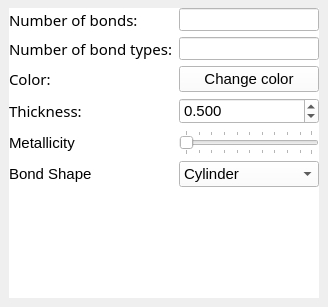
         <widget class="QWidget" name="bond_tab">
          <attribute name="title">
           <string>Bond</string>
          </attribute>
          <widget class="QWidget" name="widget_particleproperties_2" native="true">
           <property name="geometry">
            <rect>
             <x>9</x>
             <y>8</y>
             <width>310</width>
             <height>290</height>
            </rect>
           </property>
           <property name="minimumSize">
            <size>
             <width>0</width>
             <height>290</height>
            </size>
           </property>
           <property name="font">
            <font>
             <pointsize>10</pointsize>
            </font>
           </property>
           <property name="layoutDirection">
            <enum>Qt::LeftToRight</enum>
           </property>
           <property name="styleSheet">
            <string notr="true">background-color: rgb(255, 255, 255);
alternate-background-color: rgb(255, 255, 255);</string>
           </property>
           <layout class="QGridLayout" name="gridLayout_5">
            <item row="0" column="0" colspan="2">
             <widget class="QLabel" name="label_num_of_bonds">
              <property name="font">
               <font>
                <family>.SF NS Text</family>
                <pointsize>11</pointsize>
               </font>
              </property>
              <property name="text">
               <string>Number of bonds:</string>
              </property>
             </widget>
            </item>
            <item row="1" column="0" colspan="3">
             <widget class="QLabel" name="label_num_of_bondtypes">
              <property name="font">
               <font>
                <family>.SF NS Text</family>
                <pointsize>11</pointsize>
               </font>
              </property>
              <property name="text">
               <string>Number of bond types:</string>
              </property>
             </widget>
            </item>
            <item row="1" column="3">
             <widget class="QLineEdit" name="Edit_num_of_bonds_types">
              <property name="autoFillBackground">
               <bool>false</bool>
              </property>
              <property name="text">
               <string/>
              </property>
              <property name="dragEnabled">
               <bool>true</bool>
              </property>
              <property name="readOnly">
               <bool>true</bool>
              </property>
             </widget>
            </item>
            <item row="2" column="0">
             <widget class="QLabel" name="label_bondcolor">
              <property name="font">
               <font>
                <family>.SF NS Text</family>
                <pointsize>11</pointsize>
               </font>
              </property>
              <property name="text">
               <string>Color:</string>
              </property>
             </widget>
            </item>
            <item row="0" column="3">
             <widget class="QLineEdit" name="Edit_num_of_bonds">
              <property name="autoFillBackground">
               <bool>false</bool>
              </property>
              <property name="text">
               <string/>
              </property>
              <property name="dragEnabled">
               <bool>true</bool>
              </property>
              <property name="readOnly">
               <bool>true</bool>
              </property>
             </widget>
            </item>
            <item row="2" column="3">
             <widget class="QPushButton" name="Button_bondcolor">
              <property name="font">
               <font>
                <pointsize>11</pointsize>
                <weight>50</weight>
                <italic>false</italic>
                <bold>false</bold>
                <underline>false</underline>
                <kerning>true</kerning>
               </font>
              </property>
              <property name="text">
               <string>Change color</string>
              </property>
              <property name="autoRepeat">
               <bool>false</bool>
              </property>
             </widget>
            </item>
            <item row="3" column="0">
             <widget class="QLabel" name="label_thickness">
              <property name="font">
               <font>
                <family>.SF NS Text</family>
                <pointsize>11</pointsize>
               </font>
              </property>
              <property name="text">
               <string>Thickness:</string>
              </property>
             </widget>
            </item>
            <item row="5" column="0" colspan="2">
             <widget class="QLabel" name="Label_bondshape">
              <property name="font">
               <font>
                <pointsize>11</pointsize>
               </font>
              </property>
              <property name="text">
               <string>Bond Shape</string>
              </property>
             </widget>
            </item>
            <item row="3" column="3">
             <widget class="QDoubleSpinBox" name="SpinBox_bond_thickness">
              <property name="font">
               <font>
                <pointsize>11</pointsize>
               </font>
              </property>
              <property name="acceptDrops">
               <bool>true</bool>
              </property>
              <property name="correctionMode">
               <enum>QAbstractSpinBox::CorrectToPreviousValue</enum>
              </property>
              <property name="decimals">
               <number>3</number>
              </property>
              <property name="minimum">
               <double>0.010000000000000</double>
              </property>
              <property name="maximum">
               <double>2.000000000000000</double>
              </property>
              <property name="singleStep">
               <double>0.010000000000000</double>
              </property>
              <property name="value">
               <double>0.500000000000000</double>
              </property>
             </widget>
            </item>
            <item row="4" column="0">
             <widget class="QLabel" name="label_metallicity_bond">
              <property name="font">
               <font>
                <pointsize>11</pointsize>
               </font>
              </property>
              <property name="text">
               <string>Metallicity</string>
              </property>
             </widget>
            </item>
            <item row="5" column="3">
             <widget class="QComboBox" name="comboBox_bondshape">
              <property name="font">
               <font>
                <pointsize>11</pointsize>
               </font>
              </property>
              <property name="duplicatesEnabled">
               <bool>true</bool>
              </property>
              <item>
               <property name="text">
                <string>Cylinder</string>
               </property>
               <property name="icon">
                <iconset>
                 <normaloff>../../../../../../.designer/image-icons/Cylinder.png</normaloff>../../../../../../.designer/image-icons/Cylinder.png</iconset>
               </property>
              </item>
              <item>
               <property name="text">
                <string>Line</string>
               </property>
               <property name="icon">
                <iconset resource="icons.qrc">
                 <normaloff>:/icons/line.png</normaloff>:/icons/line.png</iconset>
               </property>
              </item>
             </widget>
            </item>
            <item row="4" column="3">
             <widget class="QSlider" name="horizontalSlider_metallicity_bond">
              <property name="orientation">
               <enum>Qt::Horizontal</enum>
              </property>
              <property name="tickPosition">
               <enum>QSlider::TicksBothSides</enum>
              </property>
             </widget>
            </item>
            <item row="6" column="0">
             <spacer name="verticalSpacer_2">
              <property name="orientation">
               <enum>Qt::Vertical</enum>
              </property>
              <property name="sizeHint" stdset="0">
               <size>
                <width>20</width>
                <height>40</height>
               </size>
              </property>
             </spacer>
            </item>
           </layout>
          </widget>
         </widget>
